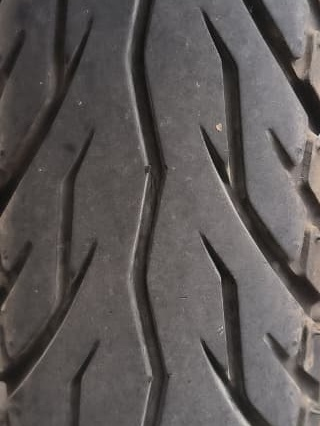
#> input picture dataset/raw/ban(bagus)/ban_bagus_101.jpg, 320 x 426 px
$ python -i preprocessing.py   (imports and definitions only)
#> lines starting #> are read from the running program, lines starting #| are printed output that depends on the picture
#> further down, picture is the input picture: shape (426, 320, 3); mean B, G, R 86.1, 87.3, 91.9
"""TAHAP 2 KDD - Preprocessing: crop-resize, grayscale, CLAHE, filter."""
from pathlib import Path

import cv2
import pandas as pd

import config as C

FILTER_METHODS = ("gaussian", "median", "bilateral", "unsharp")


def center_square(img):
    h, w = img.shape[:2]
#> h = 426; w = 320
    s = min(h, w)
#> s = 320
    y0, x0 = (h - s) // 2, (w - s) // 2
#> y0 = 53; x0 = 0
    return img[y0:y0 + s, x0:x0 + s]
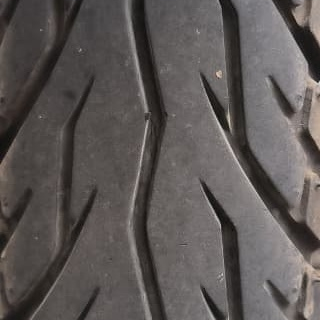
#> returned value: shape (320, 320, 3); mean of channels 0, 1, 2 85.7, 87.4, 92.5; drawn as B, G, R


def preprocess_rgb(img_bgr):
    """Crop tengah (persegi) lalu resize. Dipakai juga untuk jalur CNN."""
    return cv2.resize(center_square(img_bgr), (C.IMG_SIZE, C.IMG_SIZE),
                      interpolation=cv2.INTER_AREA)
#> returned value: shape (256, 256, 3)


def apply_filter(gray, method="gaussian"):
    """Filter peredam noise. Default gaussian sama seperti panduan."""
    if method == "gaussian":
        return cv2.GaussianBlur(gray, (3, 3), 0)
    if method == "median":
        return cv2.medianBlur(gray, 3)
    if method == "bilateral":
        return cv2.bilateralFilter(gray, 5, 50, 50)
    if method == "unsharp":
        blur = cv2.GaussianBlur(gray, (0, 0), 1.0)
        return cv2.addWeighted(gray, 1.5, blur, -0.5, 0)
    raise ValueError(f"Filter tidak dikenal: {method}. Pilih salah satu {FILTER_METHODS}")


def preprocess_gray(img_bgr, filter_method="gaussian"):
    """Pipeline untuk machine learning klasik."""
    sq = preprocess_rgb(img_bgr)
    gray = cv2.cvtColor(sq, cv2.COLOR_BGR2GRAY)
    clahe = cv2.createCLAHE(clipLimit=2.0, tileGridSize=(8, 8))
    gray = clahe.apply(gray)
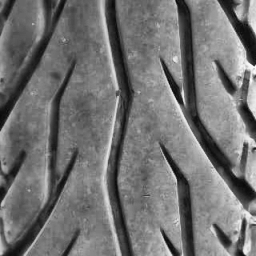
#> gray: shape (256, 256); min 9, max 249, mean 114.5
    return apply_filter(gray, filter_method)


def run_preprocessing(verbose=True):
    df = pd.read_csv(C.PROCESSED_DIR / "splits.csv")
    gagal = 0
    for _, r in df.iterrows():
        img = cv2.imread(r["path"])
        if img is None:
            gagal += 1
            if verbose:
                print("gagal baca:", r["path"])
            continue
        name = Path(r["path"]).stem + ".png"
        for kind, out in (("gray", preprocess_gray(img)),
                          ("rgb", preprocess_rgb(img))):
            d = C.INTERIM_DIR / kind / r["split"] / r["label"]
            d.mkdir(parents=True, exist_ok=True)
            cv2.imwrite(str(d / name), out)

    if verbose:
        print("Preprocessing selesai ->", C.INTERIM_DIR)
        print("foto gagal dibaca:", gagal)
        for kind in ("gray", "rgb"):
            n = len(list((C.INTERIM_DIR / kind).rglob("*.png")))
            print(f"  {kind}: {n} file  (splits.csv: {len(df)} baris)")
    return df


# [2 lines not run here, left out]

>>> import cv2
>>> picture = cv2.imread('../dataset/raw/ban(bagus)/ban_bagus_101.jpg')
>>> result = preprocess_gray(picture)

$ run again, on dataset/raw/ban(di sarankan ganti)/ban_agak_aus_10.jpg
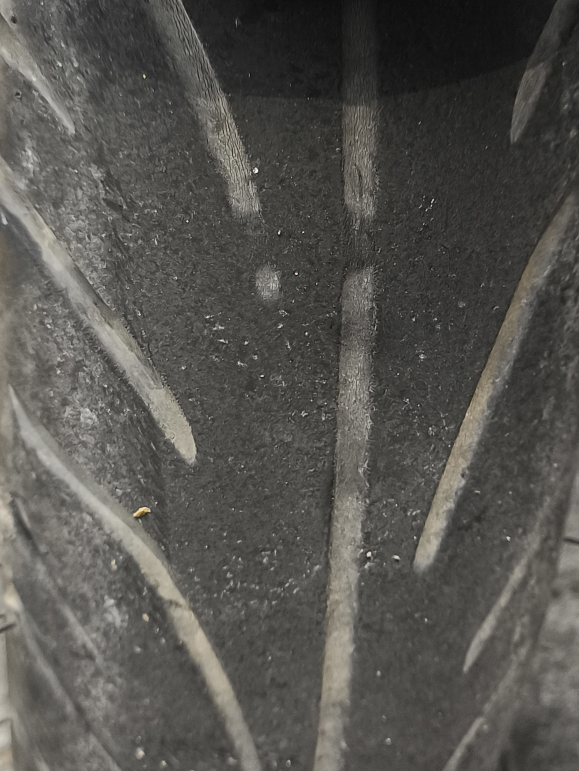
#> input picture dataset/raw/ban(di sarankan ganti)/ban_agak_aus_10.jpg, 1158 x 1542 px (shown at 1/2 size)
#> picture is the input picture: shape (1542, 1158, 3); mean B, G, R 79.7, 84, 85.6
#> in preprocess_rgb, `return cv2.resize(center_square(img_bgr), (C.IMG_SIZE, C.IMG_SIZE), in..`:
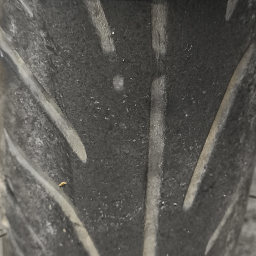
#> returned value: shape (256, 256, 3); mean of channels 0, 1, 2 83.3, 88, 89.7; drawn as B, G, R
#> in apply_filter, `return cv2.GaussianBlur(gray, (3, 3), 0)`:
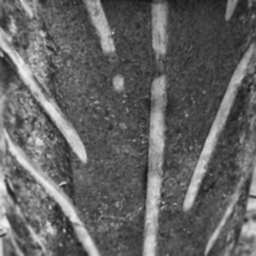
#> returned value: shape (256, 256); min 23, max 241, mean 99

$ run again, on dataset/raw/ban(di sarankan ganti)/ban_agak_aus_101.jpg
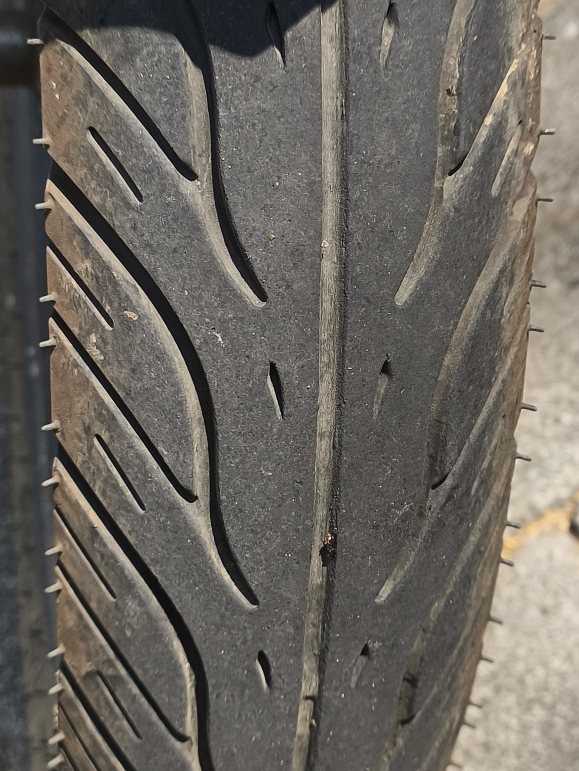
#> input picture dataset/raw/ban(di sarankan ganti)/ban_agak_aus_101.jpg, 1158 x 1542 px (shown at 1/2 size)
#> picture is the input picture: shape (1542, 1158, 3); mean B, G, R 95.4, 102.4, 107.1
#> in preprocess_gray, `gray = cv2.cvtColor(sq, cv2.COLOR_BGR2GRAY)`:
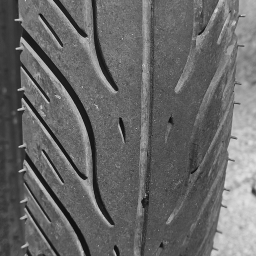
#> gray: shape (256, 256); min 13, max 225, mean 104
#> in apply_filter, `return cv2.GaussianBlur(gray, (3, 3), 0)`:
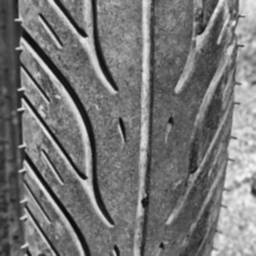
#> returned value: shape (256, 256); min 10, max 242, mean 117.1

$ run again, on dataset/raw/ban(tidak layak pakai)/ban_aus_1.jpg
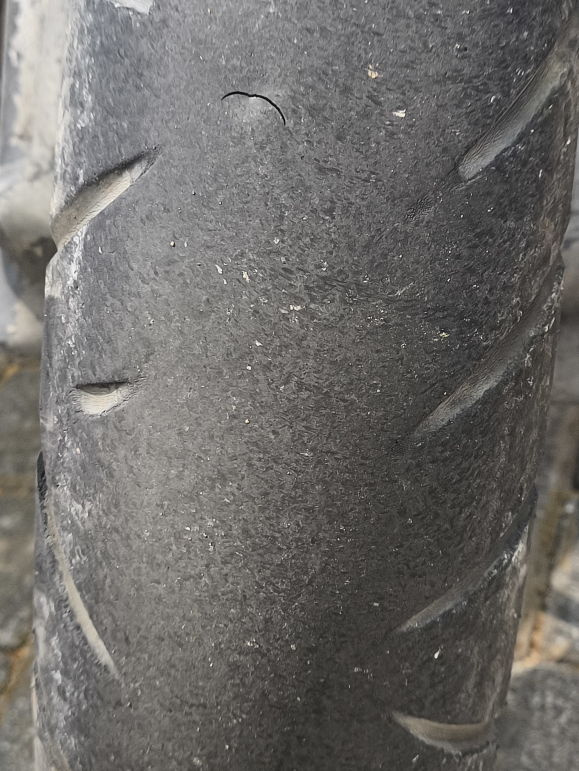
#> input picture dataset/raw/ban(tidak layak pakai)/ban_aus_1.jpg, 1158 x 1542 px (shown at 1/2 size)
#> picture is the input picture: shape (1542, 1158, 3); mean B, G, R 104.9, 107.7, 109.8
#> in preprocess_rgb, `return cv2.resize(center_square(img_bgr), (C.IMG_SIZE, C.IMG_SIZE), in..`:
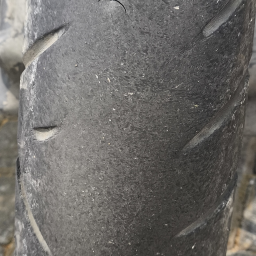
#> returned value: shape (256, 256, 3); mean of channels 0, 1, 2 104.3, 107.4, 109.7; drawn as B, G, R
#> in apply_filter, `return cv2.GaussianBlur(gray, (3, 3), 0)`:
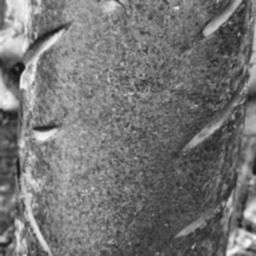
#> returned value: shape (256, 256); min 20, max 250, mean 116
